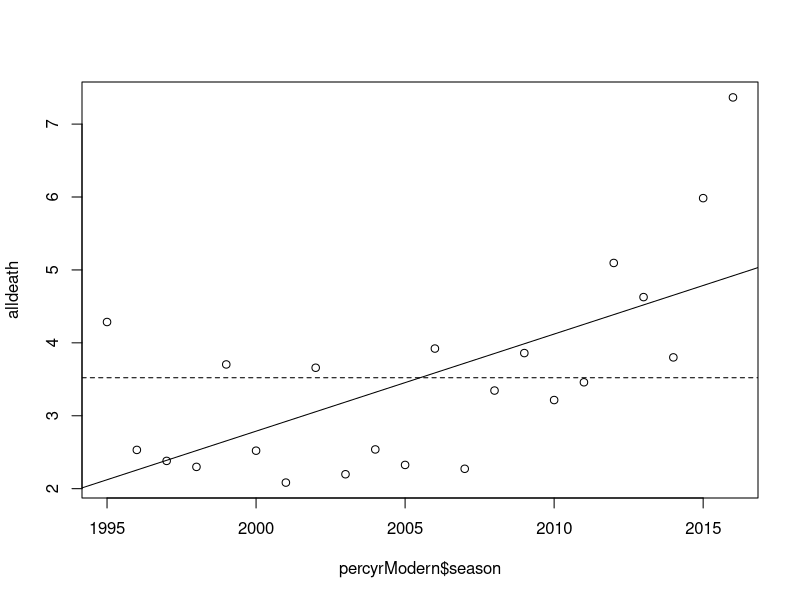
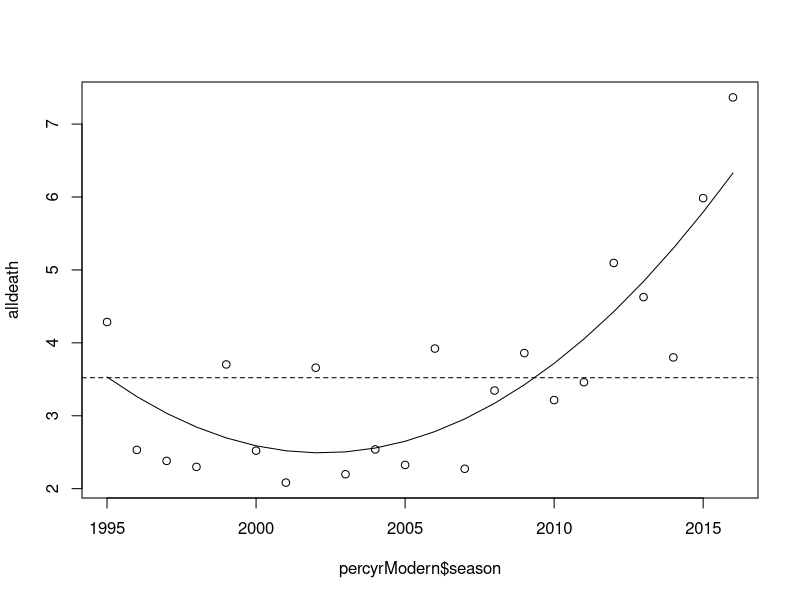
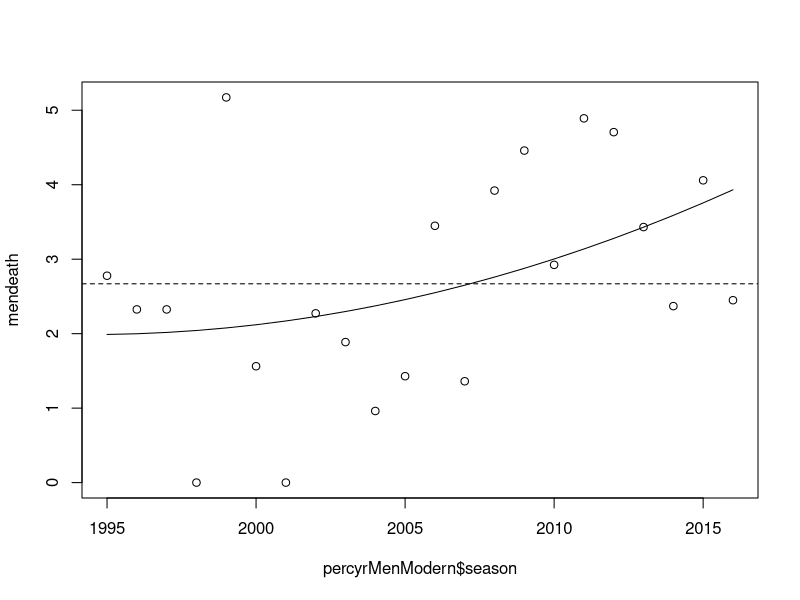
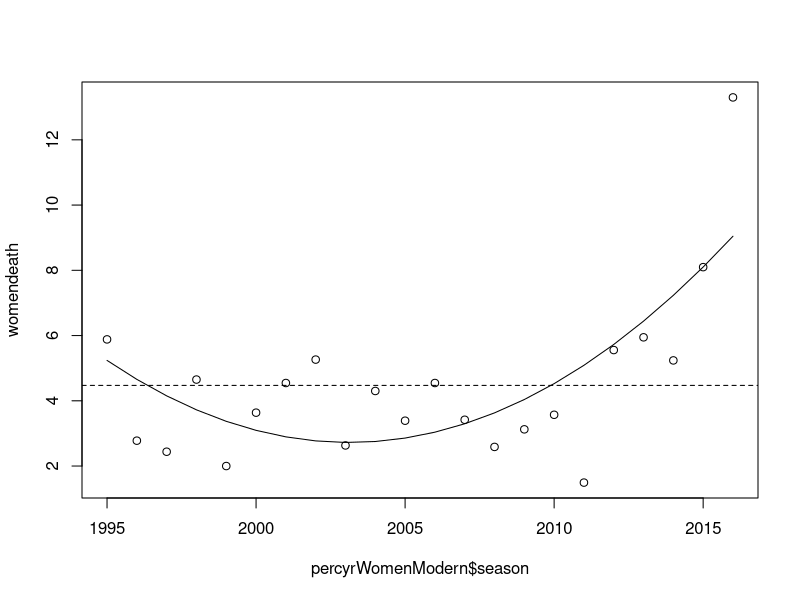
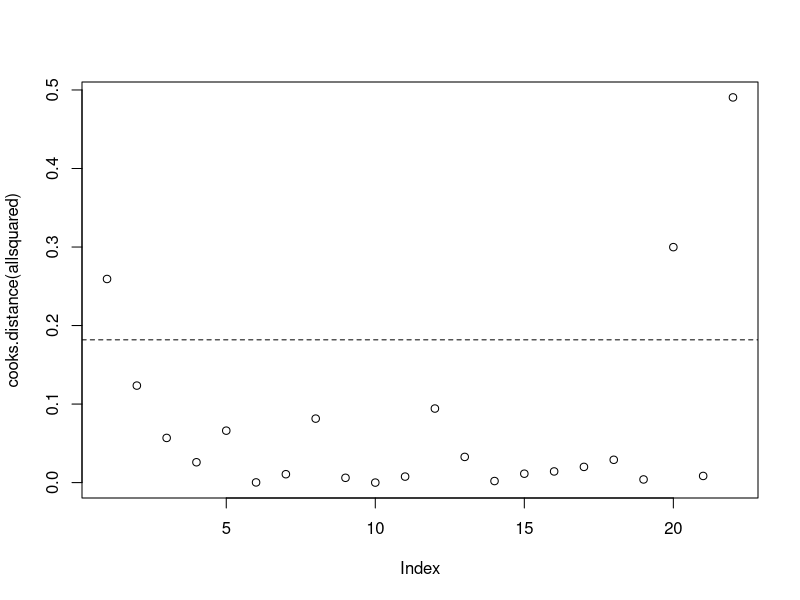
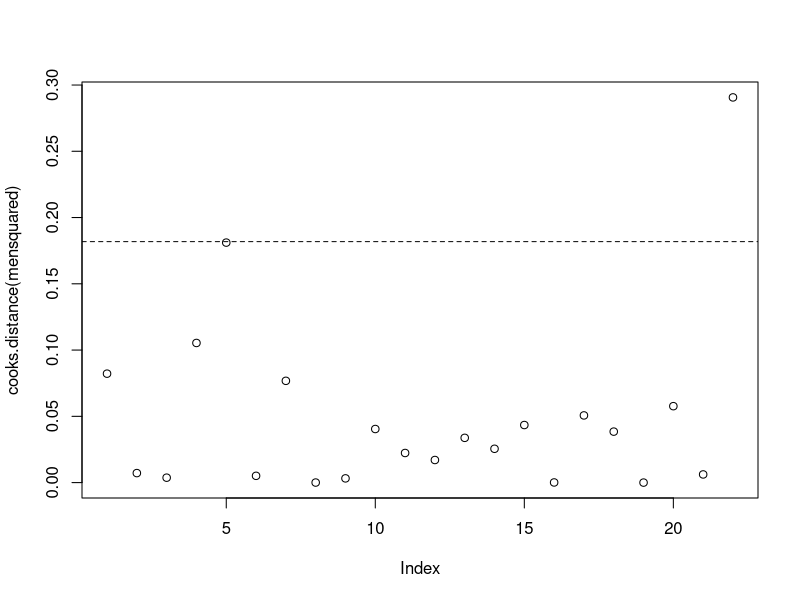
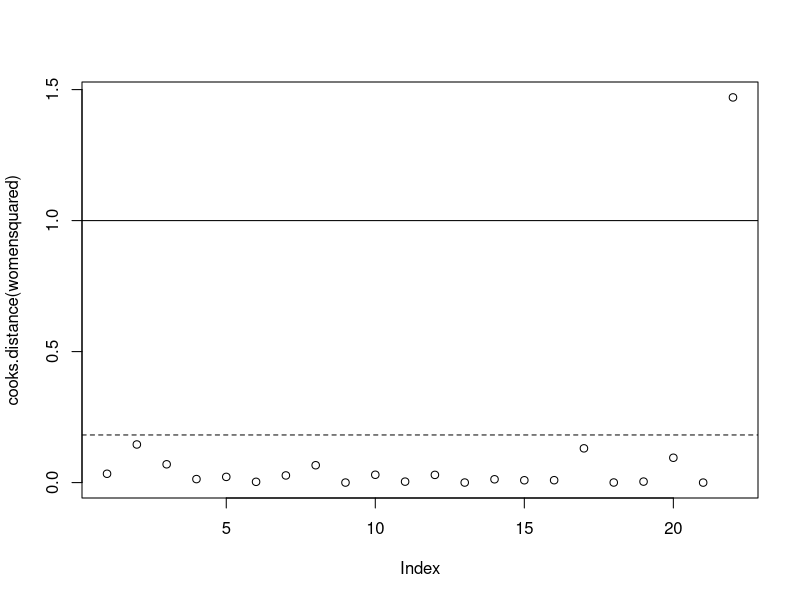
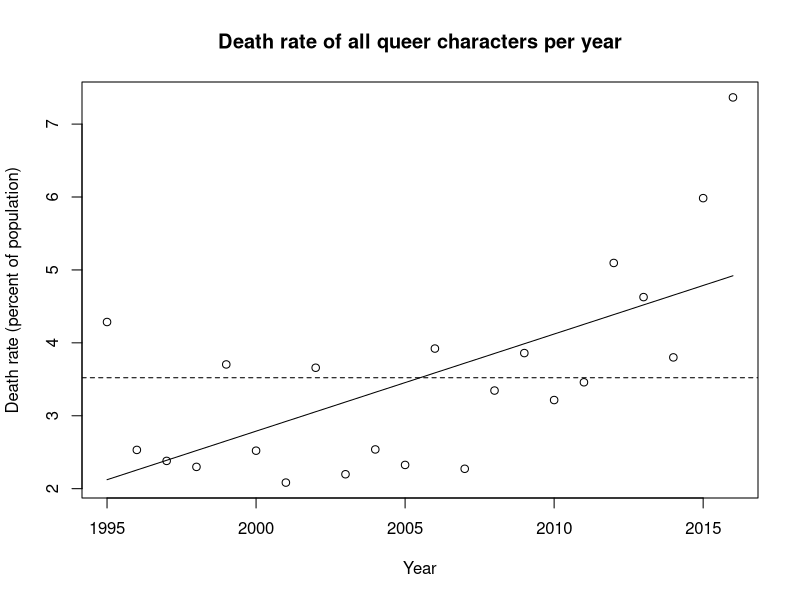

Recreate these plots in R, in order.
## Welcome to the code for Quantify Your Gays! This script requires the data to have been
## downloaded in order to run

library(dplyr)
library(car)
tvdata <- read.csv("queer-character-data.csv")
tvdata <- tvdata[c(-11,-12,-13,-14)]

#obtaining death rate per year
make_atomised <- function(tvrow){
  #because it is a mix of data it gets treated as text
  show <- tvrow["show"]
  name <- tvrow["name"]
  start <- as.numeric(tvrow["year_introduced"])
  stop <- as.numeric(tvrow["year_finished"])
  season <- start:stop
  report <- data.frame(season = season)
  report$show <- show
  report$name <- name
  report$dead <- FALSE
  print(tvrow["dead"])
  print(typeof(tvrow["dead"]))
  if(trimws(tvrow["dead"]) == "TRUE"){ #note there is a leading space in the original
    report$dead[length(report$dead)] <- TRUE #last is TRUE if orginal was TRUE
  }
  return(report)
}

longformlist <- apply(tvdata,1,make_atomised)
liveOrDie <- do.call(rbind, longformlist) #liveordie is the by year records
rm(longformlist)
percyr <- liveOrDie %>% group_by(season) %>% summarise(percentDead = sum(dead)/n(), total_n = n())
View(percyr)

percyrModern <- percyr[percyr$season >= 1995,]

tvMen <- tvdata[tvdata$is_male==T,]
longformlist <- apply(tvMen,1,make_atomised)
liveOrDie <- do.call(rbind, longformlist) #liveordie is the by year records
rm(longformlist)
percyrMen <- liveOrDie %>% group_by(season) %>% summarise(percentDead = sum(dead)/n(), total_n = n())
View(percyrMen)

percyrMenModern <- percyrMen[percyrMen$season >= 1995,]

tvWomen <- tvdata[tvdata$is_male==F,]
longformlist <- apply(tvWomen,1,make_atomised)
liveOrDie <- do.call(rbind, longformlist) #liveordie is the by year records
rm(longformlist)
percyrWomen <- liveOrDie %>% group_by(season) %>% summarise(percentDead = sum(dead)/n(), total_n = n())
View(percyrWomen)

percyrWomenModern <- percyrWomen[percyrWomen$season >= 1995,]


#descrptive stats
table(tvdata$dead,tvdata$is_male)

#chisq
tbl <- matrix(c(617,888,130,93),ncol=2,byrow=T)
colnames(tbl) <- c("Female","Male")
rownames(tbl) <- c("Alive","Dead") #accounting for a true\n bug
print(tbl)
chisq.test(tbl)

alldeath <- percyrModern$percentDead*100 #conversion out of decimal
mendeath <- percyrMenModern$percentDead*100
womendeath <- percyrWomenModern$percentDead*100

mean(alldeath)
mean(mendeath)
mean(womendeath)
median(alldeath)
median(mendeath)
median(womendeath)

#linear regression
allregr <- lm(alldeath~percyrModern$season)
summary(allregr)
durbinWatsonTest(allregr) #testing the model for serial correlation
allintercept <- lm(alldeath~1)
plot(percyrModern$season,alldeath)
abline(allregr)
abline(allintercept,lty=2)

#time squared regression
allsquared <- lm(alldeath~percyrModern$season+I(percyrModern$season^2))
summary(allsquared)
durbinWatsonTest(allsquared)
plot(percyrModern$season,alldeath)
lines(percyrModern$season,allsquared$fitted.values)
abline(allintercept,lty=2)

#by gender
mensquared <- lm(mendeath~percyrMenModern$season+I(percyrMenModern$season^2))
summary(mensquared)
menintercept <- lm(mendeath~1)
durbinWatsonTest(mensquared)
plot(percyrMenModern$season,mendeath)
lines(percyrMenModern$season,mensquared$fitted.values)
abline(menintercept,lty=2)

womensquared <- lm(womendeath~percyrWomenModern$season+I(percyrWomenModern$season^2))
summary(womensquared)
womenintercept <- lm(womendeath~1)
durbinWatsonTest(womensquared)
plot(percyrWomenModern$season,womendeath)
lines(percyrWomenModern$season,womensquared$fitted.values)
abline(womenintercept,lty=2)

#cook's distances

plot(cooks.distance(allsquared))
abline(4/22,0,lty=2)
plot(cooks.distance(mensquared))
abline(4/22,0,lty=2)
plot(cooks.distance(womensquared))
abline(4/22,0,lty=2)
abline(1,0)

#regressions without 2016
alldeath <- alldeath[-22]#2016 is the 22nd entry; this drops it from the vector
year <- percyrModern$season[-22]
yearsquared <- year^2
allsquared <- lm(alldeath~year+yearsquared)
interceptall <- lm(alldeath~1)
summary(allsquared)
durbinWatsonTest(allsquared)

mendeath <- mendeath[-22]
mensquared <- lm(mendeath~year+yearsquared)
menintercept <- lm(mendeath~1)
summary(mensquared)
durbinWatsonTest(mensquared)

womendeath <- womendeath[-22]
womensquared <- lm(womendeath~year+yearsquared)
womenintercept <- lm(womendeath~1)
summary(womensquared)
durbinWatsonTest(womensquared)

#generating figures for paper
alldeath <- percyrModern$percentDead*100
year <- percyrModern$season
yearsquared <- year^2

allintercept <- lm(alldeath~1)
allsquared <- lm(alldeath~year+yearsquared)

allregr <- lm(alldeath~year)
plot(year,alldeath,xlab = "Year",ylab = "Death rate (percent of population)",main = "Death rate of all queer characters per year")
lines(percyrModern$season,allregr$fitted.values)
abline(allintercept,0,lty=2)

plot(percyrModern$season,alldeath,xlab = "Year",ylab = "Death rate (percent of population)",main = "Death rate of all queer characters per year")
lines(percyrModern$season,allsquared$fitted.values)
abline(allintercept,0,lty=2)

plot(cooks.distance(allsquared),xlab = "Year (normalised, 1995 -> 1)",ylab = "Cook's Distance",main = "Cook's Distances from the time-squared model")
abline(4/22,0,lty=2)

alldeath <- alldeath[-22]
year <- percyrModern$season[-22]
yearsquared <- year^2
allsquared <- lm(alldeath~year+yearsquared)
plot(year,alldeath,xlab = "Year",ylab = "Death rate (percent of population)",main = "Death rate of all queer characters per year")
lines(year,allsquared$fitted.values)
abline(allintercept,0,lty=2)

par(mfrow=c(1,2))
plot(year,mendeath,xlab = "Year",ylab = "Death rate (percent of population)",main = "Men")
lines(year,mensquared$fitted.values)
menintercept <- lm(mendeath~1)
abline(menintercept,0,lty=2)
plot(year,womendeath,xlab = "Year",ylab = "Death rate (percent of population)",main = "Women")
lines(year,womensquared$fitted.values)
womenintercept <- lm(womendeath~1)
abline(womenintercept,0,lty=2)
